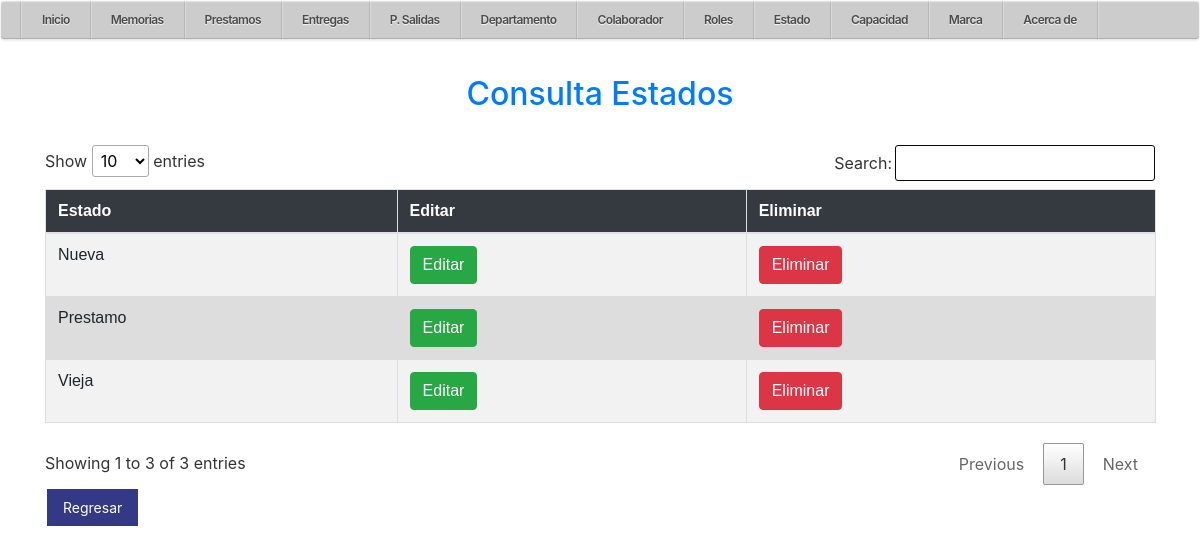
The page /php/Cons_Estado.php (signed in) on the database its author committed.
### tables this page shows
CREATE TABLE `estados` (
  `id` int(11) NOT NULL,
  `nom_estado` varchar(20) NOT NULL
);

### php/Function_Actualizar.php (called while the page is built, shortened)
<?php
function db_query($query)
{
	$connection = mysqli_connect("localhost", "root", "", "activos");
	$result = mysqli_query($connection, $query);
	return $result;
}

### php/Cons_Estado.php (the view, shortened to what this page needs)
<?php
include_once "../php/plantilla4.php";
include_once "Function_Actualizar.php";
?>
<!doctype html>
<html>
<head>
	<link rel="stylesheet" href="/R_MEMORIAS/css/stilu.css">
	<link rel="stylesheet" href="/R_MEMORIAS/css/stilos4.css">
	<link rel="stylesheet" href="/R_MEMORIAS/css/menu11.css">
	<link rel="stylesheet" type="text/css" href="/R_MEMORIAS/css/min.css">
	<link rel="stylesheet" href="https://cdn.jsdelivr.net/npm/bootstrap@4.6.2/dist/css/bootstrap.min.css">
</head>
<body>
	<div class="container">
		<h2>Consulta Estados</h2>
		<br>
		<table class="table table-striped" id="tabla">
			<thead>
				<tr>
					<th width="auto">Estado</th>
					<th>Editar</th>
					<th>Eliminar</th>
				</tr>
			</thead>
			<tbody>
				<?php
				$sql = "SELECT * FROM estados ORDER By id LIMIT 150";
				$result = db_query($sql);
				while ($row = mysqli_fetch_object($result)) {
				?>
					<tr>
						<td><?php echo $row->nom_estado; ?></td>
						<td><a class="btn btn-success" href="/R_MEMORIAS/php/Editar_Estado.php?id=<?php echo $row->id; ?>">Editar</a>
						<td><a class="btn btn-danger" href="/R_MEMORIAS/php/Borrar_Estado.php?id=<?php echo $row->id; ?>" onclick="return confirm('Estás seguro que deseas eliminar el registro?');">Eliminar</a>
					</tr>
				<?php
				}
				?>
		</table>
		<td><a class="btn-editar" href="/R_MEMORIAS/php/Form_Estado.php">Regresar</a></td>
</body>
</html>

### css/menu8.css (style rules this page uses)
* { margin: 0; padding: 0; box-sizing: border-box; }
body { padding: 1px; font-family: arial; background-image: url('/R_Memorias/img/fondo9.jpg'); background-repeat: no-repeat; background-size: cover; justify-content: center; align-items: 100vh; min-height: 100vh; overflow: 100vh; display: left; }

### css/stilu.css (style rules this page uses)
table { border-collapse: collapse; width: 100%; }
th, td { text-align: left; padding: 4px; }
tr:nth-child(even) { background-color: #f2f2f2 }
th { background-color: #4CAF50; color: white; }
h2 { color: rgb(9, 35, 150); text-align: center; margin: 0; font-size: 30px; margin-bottom: 20px; }
.btn-editar { background-color: #343985; color: white; padding: 8px 16px; text-align: center; text-decoration: none; display: inline-block; font-size: 14px; margin: 4px 2px; cursor: pointer; }

### css/stilos4.css (style rules this page uses)
table { font-family: arial, sans-serif; border-collapse: collapse; width: 100%; }
td, th { border: 1px solid #dddddd; text-align: left; padding: 8px; }
tr:nth-child(even) { background-color: #dddddd; }
.btn-editar { background-color: #343985; color: white; padding: 8px 16px; text-align: center; text-decoration: none; display: inline-block; font-size: 14px; margin: 4px 2px; cursor: pointer; }

### css/menu11.css (style rules this page uses)
body { background-color: #f8f9fa; }
.container { margin-top: 20px; }
h2 { color: #007bff; margin-bottom: 20px; }
th { background-color: #343a40; color: #fff; }
.btn-success { background-color: #28a745; border-color: #28a745; }
.btn-danger { background-color: #dc3545; border-color: #dc3545; }
table { border-collapse: separate; border-spacing: 0 1px; }

### css/min.css (style rules this page uses)
table.dataTable, table.dataTable th, table.dataTable td { box-sizing: content-box }

### rows shown on the page
estados: nom_estado "Nueva"
estados: nom_estado "Prestamo"
estados: nom_estado "Vieja"
